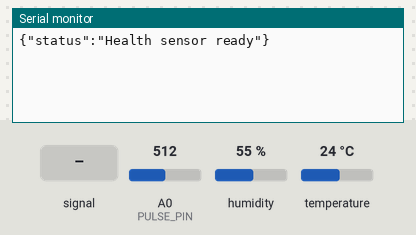
Bench run of a sketch on a simulated Arduino Uno, built with avr-gcc and run on an emulated ATmega328P. Shown: the last lines printed to the serial monitor. The inputs (shaded band) are chosen by the test bench; at power-on: humidity 55 %, A0 (PULSE_PIN) = 512, temperature 24 °C.

Above: at 1.2 s.
1.3 s: A0 (PULSE_PIN) fed a 2 Hz sine of ±306 counts around its level
At 5.2 s:
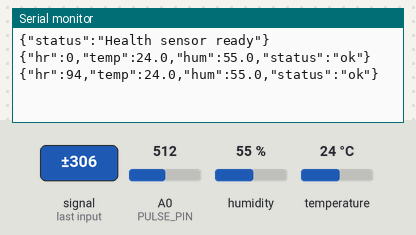
5.5 s: humidity set to 22 %
At 6.6 s:
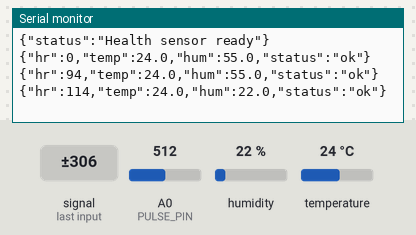
7.0 s: A0 (PULSE_PIN) set to 560
At 8.4 s:
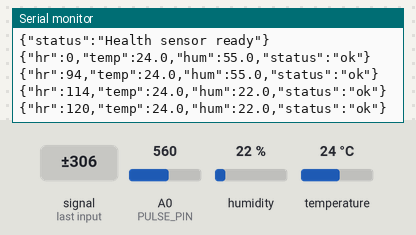
8.5 s: temperature set to 12 °C
10.0 s: A0 (PULSE_PIN) fed a 2 Hz sine of ±306 counts around its level
11.5 s: humidity set to 40 %
At 12.5 s:
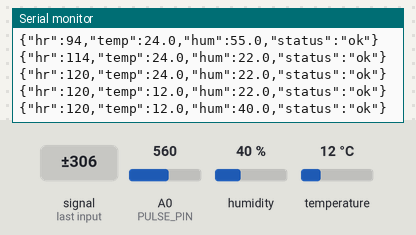
Timing chart, 0 to 14.0 s (numbered marks = the images above; inputs shaded):
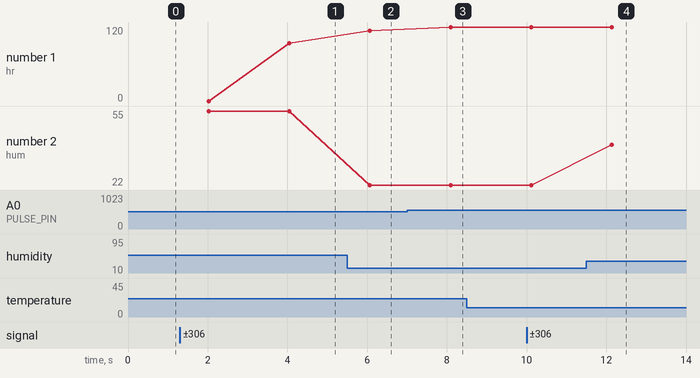

The sketch:

arduino_health.ino
```cpp
// ============================================================
//   CareMate - Arduino Health Sensor Sketch (Standalone Test)
//   For testing health sensors independently of motor control.
//
//   Sensors:
//     - DHT11 Temperature & Humidity sensor → Pin D2
//     - Pulse Sensor (analog)               → Pin A0
//
//   Output (Serial, every 2 seconds):
//     {"hr":72,"temp":36.5,"hum":60.0,"status":"ok"}
//
//   Install DHT library:
//     Arduino IDE → Sketch → Include Library → Manage Libraries
//     Search "DHT sensor library" by Adafruit → Install
// ============================================================

#include <DHT.h>

#define DHT_PIN   2
#define DHT_TYPE  DHT11
#define PULSE_PIN A0

DHT dht(DHT_PIN, DHT_TYPE);

// BPM tracking
int   bpmBuffer[10];
int   bpmIndex      = 0;
int   currentBPM    = 0;
bool  beatDetected  = false;
unsigned long lastBeatMs = 0;
const int threshold  = 550;   // Adjust for your pulse sensor sensitivity

// Timing
unsigned long lastSendMs = 0;
const unsigned long SEND_INTERVAL = 2000;

// ============================================================
void setup() {
  Serial.begin(9600);
  dht.begin();
  for (int i = 0; i < 10; i++) bpmBuffer[i] = 70;  // Init BPM buffer
  Serial.println("{\"status\":\"Health sensor ready\"}");
}

// ============================================================
void loop() {
  readPulse();

  if (millis() - lastSendMs >= SEND_INTERVAL) {
    sendData();
    lastSendMs = millis();
  }
}

// ============================================================
void readPulse() {
  int val = analogRead(PULSE_PIN);
  unsigned long now = millis();

  if (val > threshold && !beatDetected) {
    beatDetected = true;
    if (lastBeatMs > 0) {
      unsigned long interval = now - lastBeatMs;
      if (interval > 300 && interval < 2000) {
        int bpm = 60000 / interval;
        bpmBuffer[bpmIndex % 10] = bpm;
        bpmIndex++;
        int sum = 0;
        for (int i = 0; i < 10; i++) sum += bpmBuffer[i];
        currentBPM = sum / 10;
      }
    }
    lastBeatMs = now;
  }
  if (val < threshold - 50) beatDetected = false;
}

// ============================================================
void sendData() {
  float temp = dht.readTemperature();
  float hum  = dht.readHumidity();
  if (isnan(temp)) temp = 0.0;
  if (isnan(hum))  hum  = 0.0;

  Serial.print("{\"hr\":");
  Serial.print(currentBPM);
  Serial.print(",\"temp\":");
  Serial.print(temp, 1);
  Serial.print(",\"hum\":");
  Serial.print(hum, 1);
  Serial.println(",\"status\":\"ok\"}");
}
```

Measured:
- after the input at 1.3 s, the serial monitor: prints a new line after 2.7 s (image 1)
- after the input at 5.5 s, the serial monitor: prints a new line after 0.57 s (image 2)
- after the input at 7.0 s, the serial monitor: prints a new line after 1.1 s (image 3)
- after the input at 11.5 s, the serial monitor: prints a new line after 0.64 s (image 4)
- plotted number 1: 114 → 120 after the input at 7.0 s
- plotted number 2: 55 → 22 after the input at 5.5 s, 22 → 40 after the input at 11.5 s
